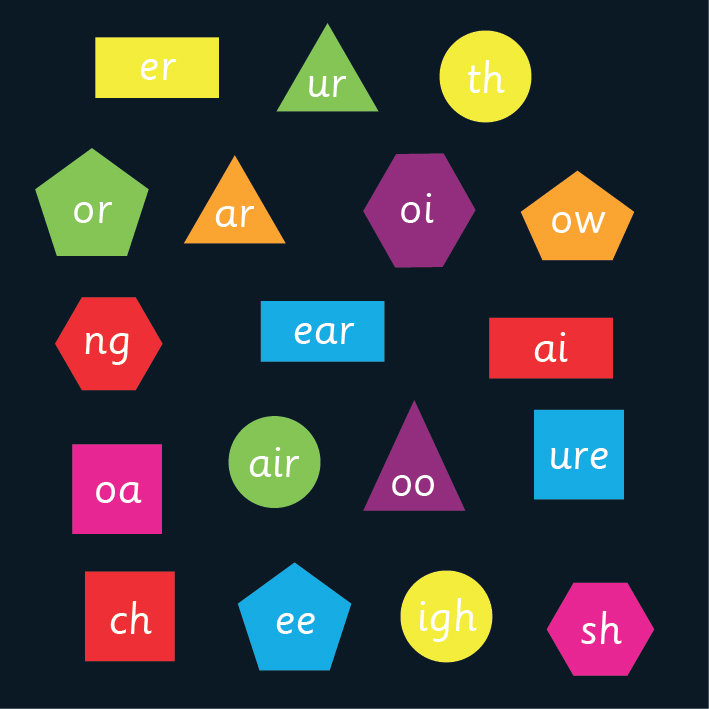
#> input picture img/shapes2.jpg, 709 x 709 px, found by its file name
$ jupyter execute --allow-errors Identify_shapes.ipynb   (shell and % lines are left out)
#> lines starting #> are read from the running program, lines starting #| are printed output that depends on the picture; after the words box and inside, x2 and y2 are one past the last pixel; in counts of white or black regions, pixels touching at a corner belong together
#> further down, shapes is the input picture: shape (709, 709, 3); mean B, G, R 57.4, 54.4, 53.8
[cell 1]
import cv2
import numpy as np
import matplotlib.pyplot as plt

[cell 2]
def show_img(img, title = ''):
    plt.figure(figsize = (10,15));
    plt.title(title)
    plt.imshow(cv2.cvtColor(img,cv2.COLOR_BGR2RGB))

def show_grayscale_img(img, title = ''):
    plt.figure(figsize = (10,15));
    plt.title(title)
    plt.imshow(img, cmap='gray')

[cell 3]
def identify_shapes(img):
    img_clone = np.copy(shapes)
    img_clone = cv2.cvtColor(img_clone, cv2.COLOR_BGR2GRAY)
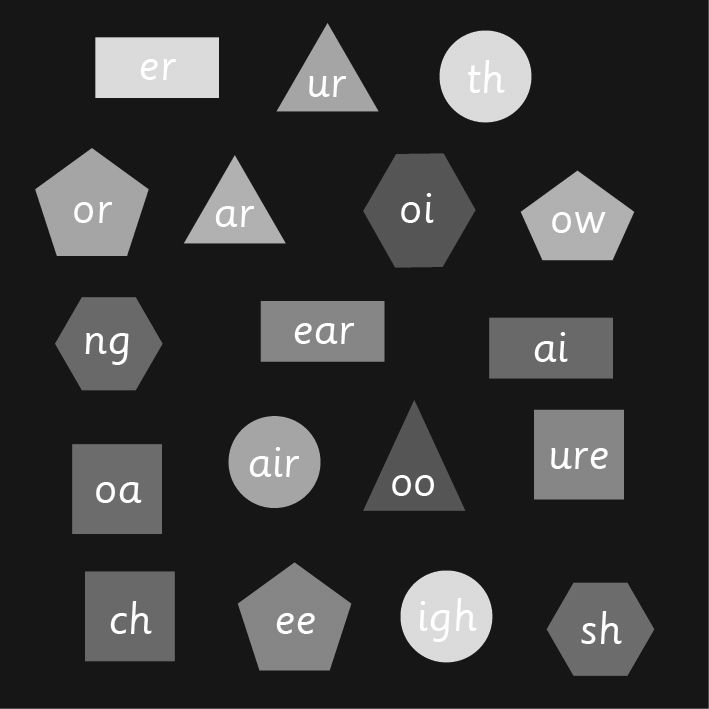
#> img_clone: shape (709, 709); min 20, max 255, mean 54.5
    gaussianBlur = cv2.GaussianBlur(img_clone, (3,3), -1)

    ret, thresh = cv2.threshold(gaussianBlur, 50, 250, cv2.THRESH_BINARY_INV)
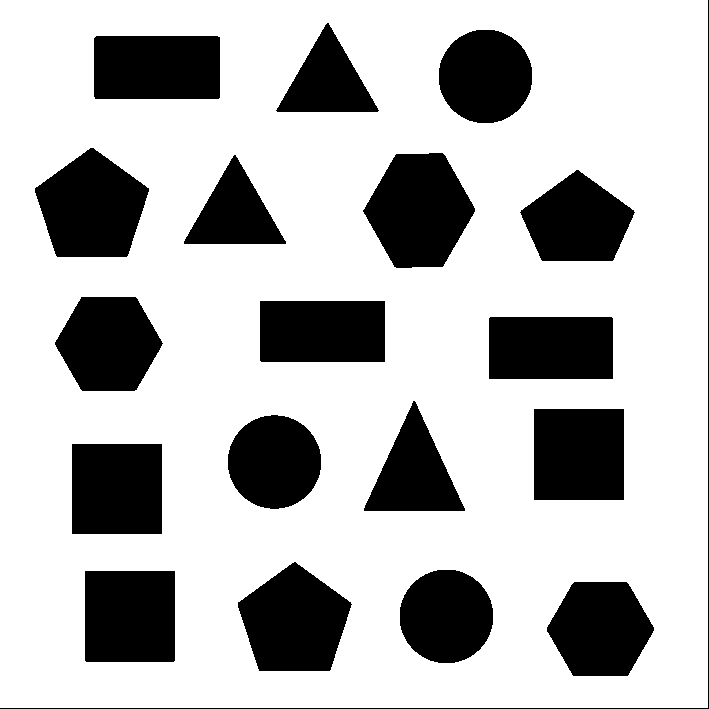
#> thresh: shape (709, 709); values 0 (black) and 250 (white), 73.4% white; 19 black regions, largest, box (x1, y1, x2, y2) and area: (363, 153, 475, 268) 9118, (35, 148, 149, 257) 8738, (238, 562, 352, 671) 8678
    show_grayscale_img(thresh)
    edges = cv2.Canny(thresh, 0, 255)
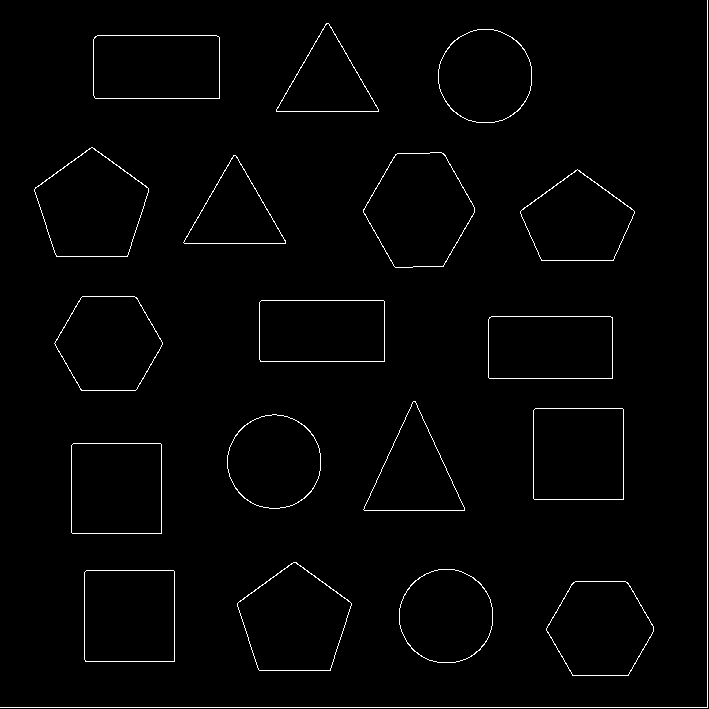
#> edges: shape (709, 709); 1.5% white in thin lines or dots

    contours = cv2.findContours(edges, cv2.RETR_EXTERNAL, cv2.CHAIN_APPROX_NONE)
#> contours = 19 contours, 1 with area under 20; largest, box (x1, y1, x2, y2) and area: (363, 152, 475, 268) 9130, (34, 147, 149, 257) 8726, (237, 562, 352, 671) 8666, (533, 408, 624, 500) 8187, (84, 570, 175, 662) 8186

    print(f"Found {len(contours[1])} lines")
#| Found 1 lines

    for c in contours[1]:
        print(c.shape)
        accuracy = 0.05
        perimeter = cv2.arcLength(c, True)
        epsilon = accuracy * perimeter
        approx = cv2.approxPolyDP(c, epsilon, True)

        # print(len(approx))
        if len(approx) is 3:

            cv2.drawContours(img, [approx], 0, (255, 0, 0), 10)

            show_img(img)
        if len(approx) is 4:
            for side in approx:
                print("side", side)

            cv2.drawContours(img, [approx], 0, (0, 255, 0), 10)
            show_img(img)

        if len(approx) is 5:

            cv2.drawContours(img, [approx], 0, (0, 0, 255), 10)
            show_img(img)

        if len(approx) is 6:

            cv2.drawContours(img, [approx], 0, (0, 255, 255), 10)
            show_img(img)

        if len(approx) > 10:

            cv2.drawContours(img, [approx], 0, (0, 255, 255), 10)
            show_img(img)
#> this loop made 1 pass
#> accuracy on pass 1: 0.05
#| (19, 4)
#| Found 1 lines

[cell 4]
shapes = cv2.imread("img/shapes2.jpg")
show_img(shapes)
#> (the rest of this cell did not finish here and is left out)
